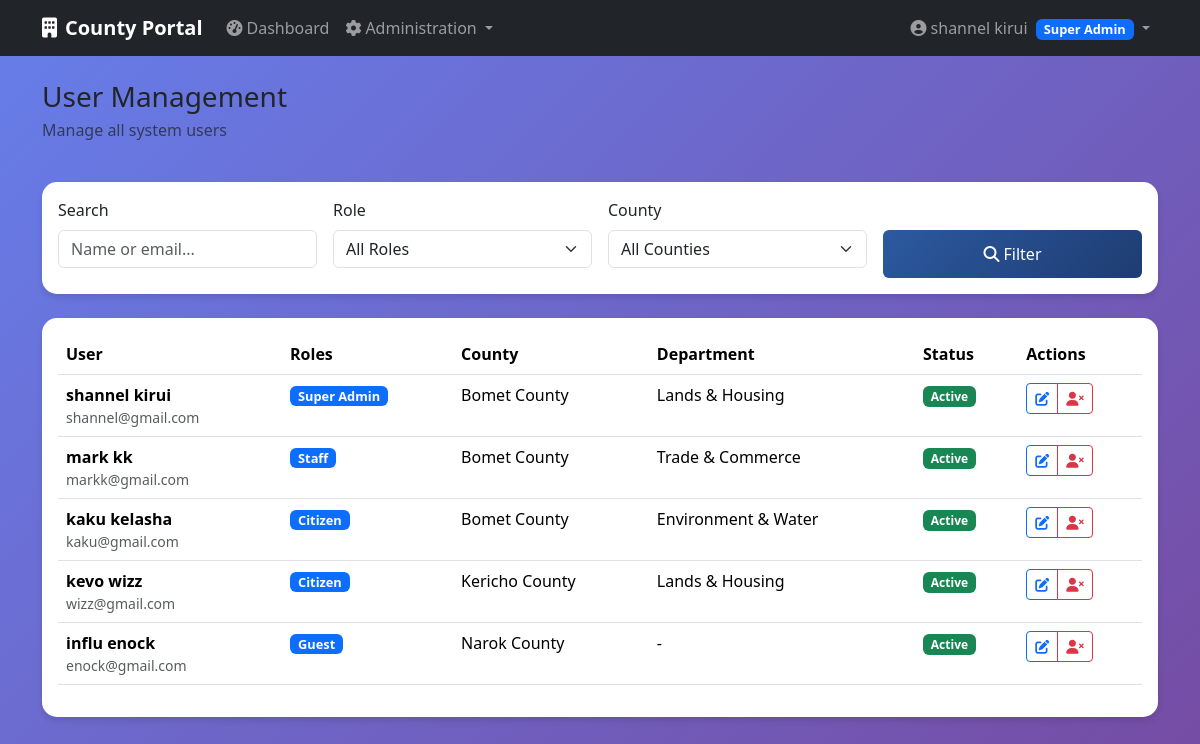
Before: /auth/users (signed in) with the older database file.
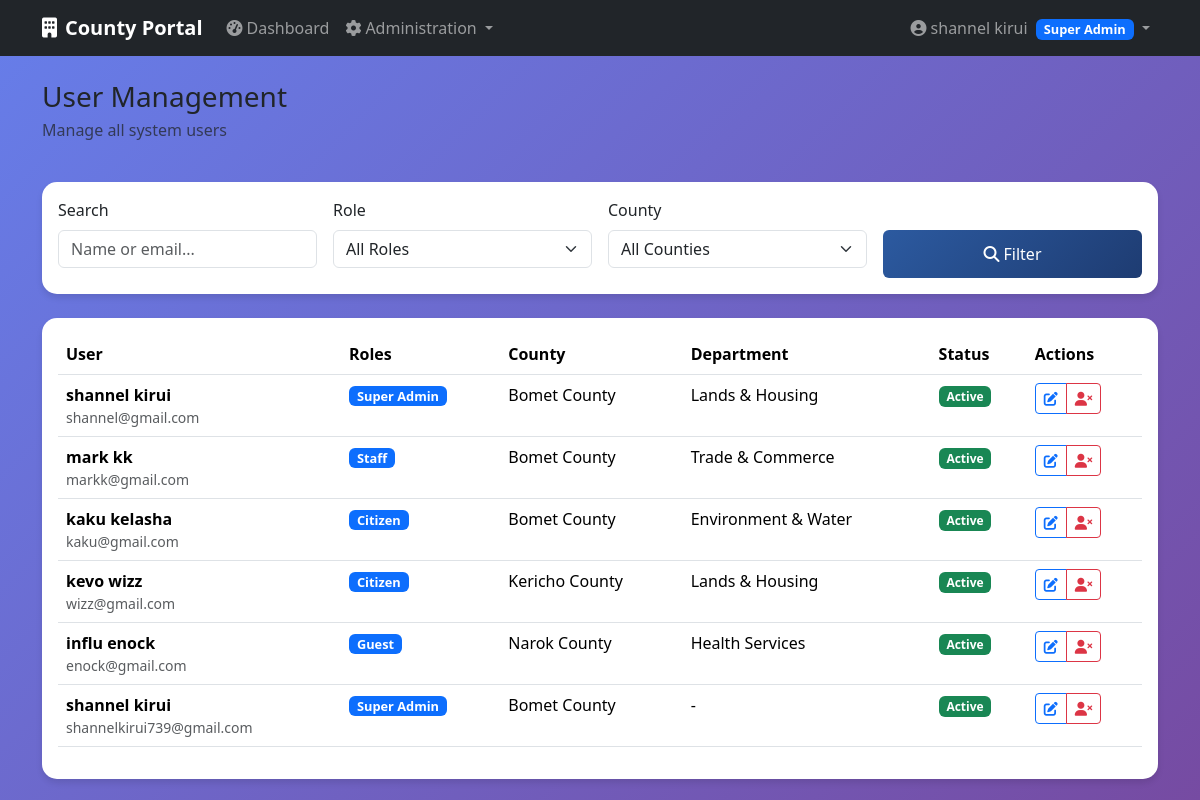
After: the same page with the newer database file.
### app/models/user.py (models this page shows, shortened)
class User(db.Model,UserMixin):
    __tablename__ = 'users'
    id = db.Column(db.Integer, primary_key=True)
    email = db.Column(db.String(120), unique=True, nullable=False)
    password = db.Column(db.String(128), nullable=False)
    first_name = db.Column(db.String(50))
    last_name = db.Column(db.String(50))
    phone = db.Column(db.String(20))
    active = db.Column(db.Boolean(), default=True)
    confirmed_at = db.Column(db.DateTime())
    created_at = db.Column(db.DateTime(), nullable=False, default=db.func.current_timestamp())
    fs_uniquifier = db.Column(db.String(64), unique=True, nullable=True, default=lambda: str(uuid.uuid4()))
    county_id = db.Column(db.Integer,db.ForeignKey('counties.id'))
    department_id = db.Column(db.Integer,db.ForeignKey('departments.id'))
    last_login_at = db.Column(db.DateTime())
    current_login_at = db.Column(db.DateTime())
    last_login_ip = db.Column(db.String(45))
    current_login_ip = db.Column(db.String(45))
    login_count = db.Column(db.Integer, default=0)
    roles = db.relationship('Role', secondary=roles_users, backref=db.backref('users', lazy='dynamic'))
    def full_name(self):
        if self.first_name and self.last_name:
            return f"{self.first_name} {self.last_name}"
        return self.email.split('@')[0]
    def has_role(self, role_name):
        return any(role.name == role_name for role in self.roles)

class Role(db.Model, RoleMixin):
    __tablename__ = 'roles'
    id = db.Column(db.Integer, primary_key=True)
    name = db.Column(db.String(80), unique=True, nullable=False)
    description = db.Column(db.String(255), nullable=True)

### app/models/county.py (models this page shows, shortened)
class County(db.Model):
        __tablename__ = 'counties'
        id = db.Column(db.Integer, primary_key=True)
        name = db.Column(db.String(100), unique=True, nullable=False)
        code = db.Column(db.String(10), unique=True, nullable=False)
        description = db.Column(db.Text)
        active = db.Column(db.Boolean, default=True)
        created_at = db.Column(db.DateTime, default=datetime.utcnow)
        users = db.relationship('User', backref='county', lazy='dynamic')
        departments = db.relationship('Department', backref='county',lazy='dynamic')

class Department(db.Model):
        __tablename__ = 'departments'
        id = db.Column(db.Integer, primary_key=True)
        name = db.Column(db.String(100), nullable=False)
        code = db.Column(db.String(20), nullable=False)
        description = db.Column(db.Text)
        county_id = db.Column(db.Integer, db.ForeignKey('counties.id'),nullable=False)
        active = db.Column(db.Boolean, default=True)
        created_at = db.Column(db.DateTime, default=datetime.utcnow)
        officers = db.relationship('User', backref='department', lazy='dynamic')
        permit_types = db.relationship('PermitType', backref='department', lazy='dynamic')

### app/auth/routes.py (the view)
@auth_bp.route('/users')
@login_required
@roles_required(UserRoles.SUPER_ADMIN)
def users():
    page = request.args.get('page', 1, type=int)
    search = request.args.get('search', '', type=str)
    role_filter = request.args.get('role', '', type=str)
    county_filter = request.args.get('county', '', type=str)
    query = User.query
    if search:
        query = query.filter(
            (User.email.contains(search)) |
            (User.first_name.contains(search)) |
            (User.last_name.contains(search))
        )
    if role_filter:
        role = Role.query.filter_by(name=role_filter).first()
        if role:
            query = query.filter(User.roles.contains(role))
    if county_filter:
        query = query.filter_by(county_id=county_filter)
    users = query.paginate(
        page=page, per_page=20, error_out=False
    )
    roles = Role.query.all()
    counties = County.query.filter_by(active=True).all()
    return render_template('auth/users.html',
                            users=users,
                            roles=roles,
                            counties=counties,
                            current_search=search,
                            current_role=role_filter,
                            current_county=county_filter)

### app/templates/auth/users.html (shortened to what this page needs)
{% extends "base.html" %}
{% block content %}
<div class="row">
    <div class="col-12">
        <div class="d-flex justify-content-between align-items-center mb-4">
            <div>
                <h1 class="h3 mb-1">User Management</h1>
                <p class="text-muted">Manage all system users</p>
            </div>
        </div>
    </div>
</div>
<div class="card dashboard-card mb-4">
    <div class="card-body">
        <form method="GET" class="row g-3">
            <div class="col-md-3">
                <label for="search" class="form-label">Search</label>
                <input type="text" class="form-control" id="search" name="search"
                       value="{{ current_search }}" placeholder="Name or email...">
            </div>
            <div class="col-md-3">
                <label for="role" class="form-label">Role</label>
                <select class="form-select" id="role" name="role">
                    <option value="">All Roles</option>
                </select>
            </div>
            <div class="col-md-3">
                <label for="county" class="form-label">County</label>
                <select class="form-select" id="county" name="county">
                    <option value="">All Counties</option>
                </select>
            </div>
            <div class="col-md-3">
                <label class="form-label d-block">&nbsp;</label>
                <div class="d-grid">
                    <button type="submit" class="btn btn-primary">
                        <i class="fas fa-search me-1"></i>Filter
                    </button>
                </div>
            </div>
        </form>
    </div>
</div>
<div class="card dashboard-card">
    <div class="card-body">
        <div class="table-responsive">
            <table class="table table-hover">
                <thead>
                    <tr>
                        <th>User</th>
                        <th>Roles</th>
                        <th>County</th>
                        <th>Department</th>
                        <th>Status</th>
                        <th>Actions</th>
                    </tr>
                </thead>
                <tbody>
                    {% for user in users.items %}
                    <tr>
                        <td>
                            <div class="d-flex align-items-center">
                                <div>
                                    <div class="fw-bold">{{ user.first_name }} {{ user.last_name }}</div>
                                    <div class="small text-muted">{{ user.email }}</div>
                                </div>
                            </div>
                        </td>
                        <td>
                            {% for role in user.roles %}
                            <span class="badge bg-primary role-badge">{{ role.name.replace('_', ' ').title() }}</span>
                            {% endfor %}
                        </td>
                        <td>{{ user.county.name if user.county else '-' }}</td>
                        <td>{{ user.department.name if user.department else '-' }}</td>
                        <td>
                            <span class="badge {% if user.active %}bg-success{% else %}bg-danger{% endif %}">
                                {{ 'Active' if user.active else 'Inactive' }}
                            </span>
                        </td>
                        <td>
                            <div class="btn-group">
                                <a href="{{ url_for('auth_bp.edit_user', user_id=user.id) }}"
                                   class="btn btn-sm btn-outline-primary">
                                    <i class="fas fa-edit"></i>
                                </a>
                                <button onclick="toggleUserStatus('{{ user.id }}')"
                                        class="btn btn-sm {% if user.active %}btn-outline-danger{% else %}btn-outline-success{% endif %}">
                                    <i class="fas {% if user.active %}fa-user-times{% else %}fa-user-check{% endif %}"></i>
                                </button>
                            </div>
                        </td>
                    </tr>
                    {% endfor %}
                </tbody>
            </table>
        </div>
    </div>
</div>
{% endblock %}

### app/templates/base.html (shortened to what this page needs)
<!DOCTYPE html>
<html lang="en">
<head>
    <link href="https://cdn.jsdelivr.net/npm/bootstrap@5.3.2/dist/css/bootstrap.min.css" rel="stylesheet">
    <link href="https://cdnjs.cloudflare.com/ajax/libs/font-awesome/6.4.0/css/all.min.css" rel="stylesheet">
</head>
<body>
    <nav class="navbar navbar-expand-lg navbar-dark bg-dark">
        <div class="container">
            <a class="navbar-brand" href="{{ url_for('main_bp.index') }}">
                <i class="fas fa-building me-2"></i>County Portal
            </a>
            {% if current_user.is_authenticated %}
            <div class="collapse navbar-collapse" id="navbarNav">
                <ul class="navbar-nav me-auto">
                    <li class="nav-item">
                        <a class="nav-link" href="{{ url_for('main_bp.dashboard') }}">
                            <i class="fas fa-tachometer-alt me-1"></i>Dashboard
                        </a>
                    </li>
                    {% if current_user.has_role('super_admin') %}
                    <li class="nav-item dropdown">
                        <a class="nav-link dropdown-toggle" href="#" id="adminDropdown" role="button" data-bs-toggle="dropdown">
                            <i class="fas fa-cog me-1"></i>Administration
                        </a>
                    </li>
                    {% endif %}
                </ul>
                <ul class="navbar-nav">
                    <li class="nav-item dropdown">
                        <a class="nav-link dropdown-toggle" href="#" id="userDropdown" role="button" data-bs-toggle="dropdown">
                            <i class="fas fa-user-circle me-1"></i>{{ current_user.full_name() }}
                            {% for role in current_user.roles %}
                            <span class="badge bg-primary role-badge ms-1">{{ role.name.replace('_', ' ').title() }}</span>
                            {% endfor %}
                        </a>
                    </li>
                </ul>
            </div>
            {% else %}
            <div class="d-flex">
                <a href="{{ url_for('security.login') }}" class="btn btn-outline-light me-2">Login</a>
                <a href="{{ url_for('security.register') }}" class="btn btn-primary">Register</a>
            </div>
            {% endif %}
        </div>
    </nav>
    <main class="container mt-4">
        {% block content %}{% endblock %}
    </main>
</body>
</html>

### app/templates/base.html (style rules this page uses)
:root { --primary-color: #2c5aa0; --secondary-color: #f8f9fa; --success-color: #28a745; --danger-color: #dc3545; --warning-color: #ffc107; }
body { background: linear-gradient(135deg, #667eea 0%, #764ba2 100%); min-height: 100vh; font-family: 'Segoe UI', Tahoma, Geneva, Verdana, sans-serif; }
.navbar-brand { font-weight: bold; }
.dashboard-card { border: none; border-radius: 15px; box-shadow: 0 4px 6px rgba(0, 0, 0, 0.1); transition: transform 0.2s; }
.role-badge { font-size: 0.8em; padding: 0.25rem 0.5rem; }
.btn-primary { background: linear-gradient(135deg, var(--primary-color) 0%, #1e3c72 100%); border: none; padding: 0.75rem 2rem; font-weight: 500; transition: transform 0.2s ease; }

Changed rows visible on the page:
changed User "influ": department "-" → "Health Services"
added User: first_name "shannel", last_name "kirui", email "shannelkirui739@gmail.com", county "Bomet County", department "-", active "Active", Role (name.replace "Super Admin")
